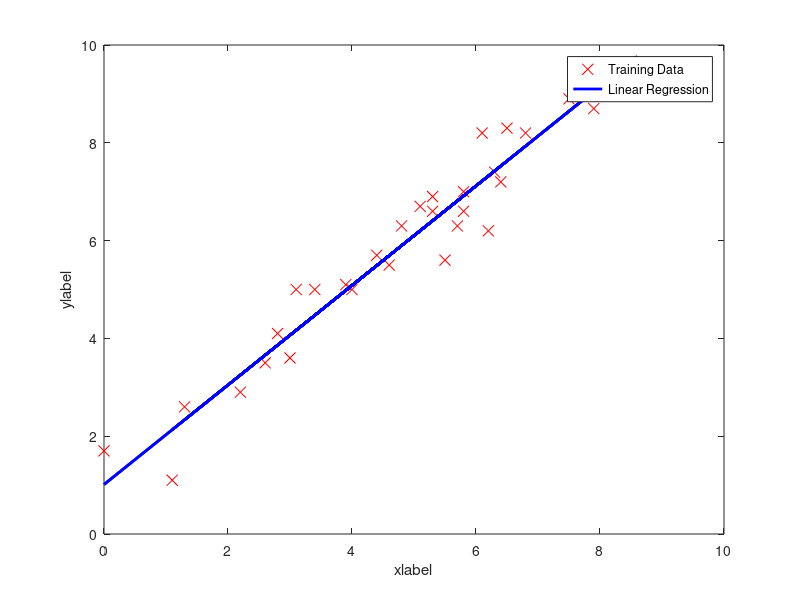

This figure's MATLAB source:
# Training set
x = [4.6; 0.0; 6.4; 6.5; 4.4; 1.1; 2.8; 5.1; 3.4; 5.8; 5.7; 5.5; 7.9; 3.0; 6.8; 6.2; 4.0; 8.6; 7.5; 1.3; 6.3; 3.1; 6.1; 5.3; 3.9; 5.8; 2.6; 4.8; 2.2; 5.3]
y = [5.5; 1.7; 7.2; 8.3; 5.7; 1.1; 4.1; 6.7; 5.0; 6.6; 6.3; 5.6; 8.7; 3.6; 8.2; 6.2; 5.0; 9.5; 8.9; 2.6; 7.4; 5.0; 8.2; 6.6; 5.1; 7.0; 3.5; 6.3; 2.9; 6.9]

# Design Matrix
m = length(x);
X = [ones(m, 1) x];

# Parameter
alpha = 0.005;
iterations = 100;

# Initialize theta
fprintf('initialise theta\n');
theta = [1; 1]

# Gradient Descent
for iter = 1:iterations

  temp = [
    (theta(1, 1) - alpha/m * (theta(1, 1) + theta(2, 1) * x - y)' * X(:,1));
    (theta(2, 1) - alpha/m * (theta(1, 1) + theta(2, 1) * x - y)' * X(:,2))
  ]
  theta = temp;

  # Plot every line
  # plot(x, X * theta, 'b-');
  # hold on;

end

# Plot Dataset
plot(x, y, 'rx', 'MarkerSize', 8);
xlabel('xlabel');
ylabel('ylabel');

pause;

fprintf('Caliculated theta\n');
theta
hold on;

# Plot Linear Regression
plot(X(:, 2), X * theta, 'b-', 'linewidth', 2.0)
legend('Training Data', 'Linear Regression')
hold off;

pause;
